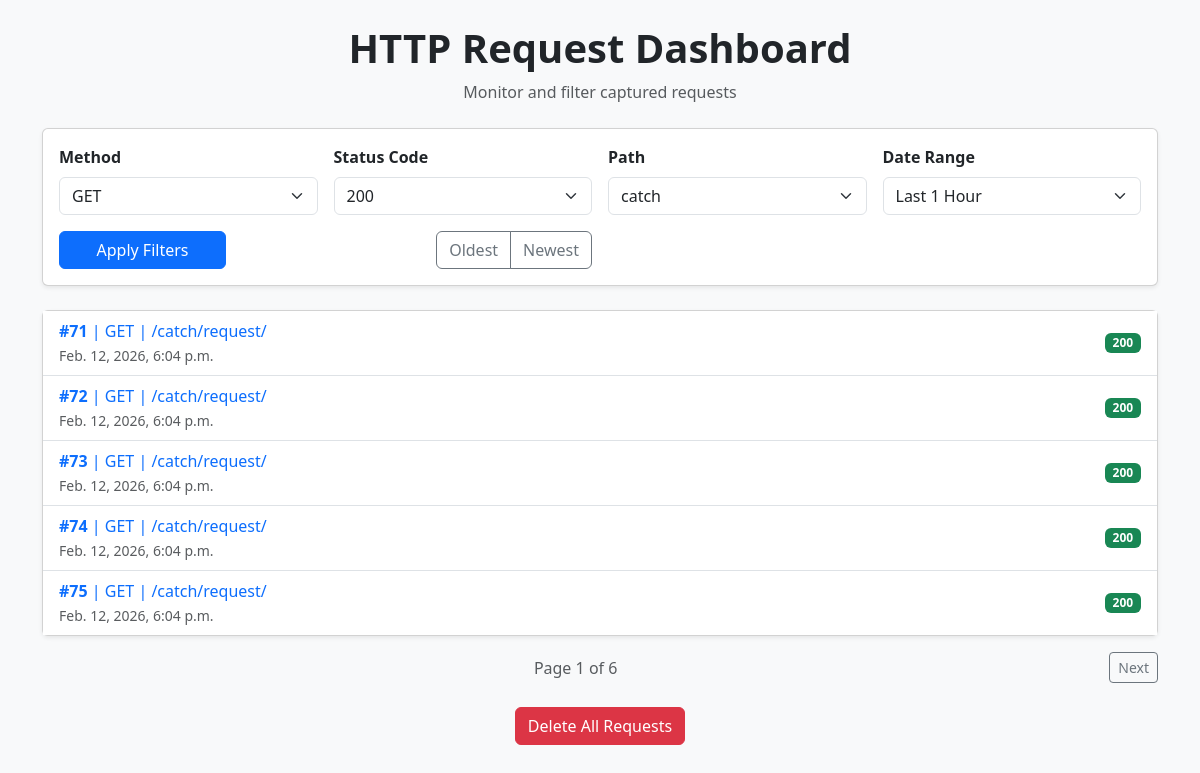
/view/allrequests/?sort=timestamp_asc, run on the app's committed database.
### webhooks/models.py (models this page shows, shortened)
class HttpRequest(models.Model):
    timestamp = models.DateTimeField("Request Date and Time")
    http_method = models.CharField(max_length=200)
    response_status = models.IntegerField(null=True, blank=True)
    content_type = models.TextField(null=True, blank=True)
    ip_addr = models.GenericIPAddressField(null=True, blank=True)
    headers = models.TextField()
    path = models.CharField(max_length=200)
    query_params = models.TextField(null=True, blank=True)
    request_body = models.TextField(null=True, blank=True)

### webhooks/views.py (the view)
# urls.py: path('allrequests/', views.viewRequests, name="getAllRequests"),
def viewRequests(request):
    query_params = request.GET.copy()
    allrecords = HttpRequest.objects.all().order_by("-timestamp")
    method = request.GET.get("Method")
    status = request.GET.get("Status Code")
    path  = request.GET.get("Path")
    date_filter = request.GET.get("Date Range")
    sortType = request.GET.get("sort")
    if 'page' in query_params:
        query_params.pop('page')
    if method:
        allrecords = allrecords.filter(http_method=method)
    if status:
        allrecords = allrecords.filter(response_status = status)
    if path:
        path = "/" + path
        allrecords = allrecords.filter(path__startswith = path)
    allrecords = date_query_set(date_filter, allrecords)
    if sortType == "timestamp_asc":
        allrecords = allrecords.order_by("timestamp")
    paginator = Paginator(allrecords, 5)
    page_number = request.GET.get('page')
    page_obj = paginator.get_page(page_number)
    filters = {
        'Method': ['GET', 'POST', 'DELETE', 'PUT'],
        'Status Code': [200, 404, 400],
        'Path': ['catch', 'admin'],
        'Date Range': ["Last 1 Hour", "Last 24 Hours", "Last 7 Days", "Last 30 Days"]
    }
    return render(request, "index.html", {"page_obj": page_obj, "records": page_obj.object_list, "filters": filters, "active_method": method, "query_params": query_params.urlencode()})

### webhooks/views.py (called while the page is built)
def date_query_set(filter, allrecords):
    curr = timezone.now()
    filters = {
        "Last 1 Hour": timedelta(hours=1),
        "Last 24 Hours": timedelta(hours=24),
        "Last 7 Days": timedelta(days=7),
        "Last 30 Days": timedelta(days=30)
    }
    delta = filters.get(filter)
    if not delta:
        return allrecords
    cutoff = curr - delta
    return allrecords.filter(timestamp__gte = cutoff)

### webhooks/templates/index.html (shortened to what this page needs)
{% load bootstrap5 %}
<!DOCTYPE html>
<html lang="en">
<head>
    {% bootstrap_css %}
</head>
<body class="bg-light">
<div class="container py-4">
    <div class="text-center mb-4">
        <h1 class="fw-bold">HTTP Request Dashboard</h1>
        <p class="text-muted">Monitor and filter captured requests</p>
    </div>
    <div class="card shadow-sm mb-4">
        <div class="card-body">
            <form method="get">
                <div class="row g-3 align-items-end">
                    {% for key, values in filters.items %}
                        <div class="col-md-3">
                            <label class="form-label fw-semibold">{{ key }}</label>
                            <select name="{{ key }}" id="{{ key }}" class="form-select">
                                {% for val in values %}
                                    <option value="{{val}}" {% if val == active_method %} selected {% endif %}>
                                        {{ val }}
                                    </option>
                                {% endfor %}
                            </select>
                        </div>
                    {% endfor %}
                    <div class="col-md-2">
                        <button type="submit" class="btn btn-primary w-100">
                            Apply Filters
                        </button>
                    </div>
                    <div class="col-md-4 text-md-end">
                        <div class="btn-group">
                            <a href="?sort=timestamp_asc" class="btn btn-outline-secondary">
                                Oldest
                            </a>
                            <a href="?sort=timestamp_desc" class="btn btn-outline-secondary">
                                Newest
                            </a>
                        </div>
                    </div>
                </div>
            </form>
        </div>
    </div>
    <div class="card shadow-sm">
        <div class="card-body p-0">
            <ul class="list-group list-group-flush">
                {% for req in records %}
                    <li class="list-group-item d-flex justify-content-between align-items-center">
                        <div>
                            <a href="{% url 'getRequest' req.id %}" class="text-decoration-none">
                                <strong>#{{ req.id }}</strong> |
                                {{ req.http_method }} |
                                {{ req.path }}
                                <br>
                                <small class="text-muted">
                                    {{ req.timestamp }}
                                </small>
                            </a>
                        </div>
                        <span class="badge
                            {% if req.response_status < 300 %}
                                bg-success
                            {% elif req.response_status < 500 %}
                                bg-warning text-dark
                            {% else %}
                                bg-danger
                            {% endif %}
                        ">
                            {{ req.response_status }}
                        </span>
                    </li>
                {% empty %}
                    <li class="list-group-item text-center text-muted">
                        No requests captured yet.
                    </li>
                {% endfor %}
            </ul>
        </div>
    </div>
    <div class="d-flex justify-content-between align-items-center mt-3">
        <div>
            <span class="text-muted">
                Page {{ page_obj.number }} of {{ page_obj.paginator.num_pages }}
            </span>
        </div>
        <div>
            {% if page_obj.has_next %}
                <a class="btn btn-outline-secondary btn-sm"
                   href="?{{ query_params }}&page={{ page_obj.next_page_number }}">
                    Next
                </a>
            {% endif %}
        </div>
    </div>
    <div class="text-center mt-4">
        <form method="POST" action="{% url 'delete_all' %}">
            <button type="submit" class="btn btn-danger">
                Delete All Requests
            </button>
        </form>
    </div>
</div>
</body>
</html>

### data on the page
HttpRequest: id "71", http_method "GET", path "/catch/request/", timestamp "Feb. 12, 2026, 6:04 p.m.", response_status "200"
HttpRequest: id "72", http_method "GET", path "/catch/request/", timestamp "Feb. 12, 2026, 6:04 p.m.", response_status "200"
HttpRequest: id "73", http_method "GET", path "/catch/request/", timestamp "Feb. 12, 2026, 6:04 p.m.", response_status "200"
HttpRequest: id "74", http_method "GET", path "/catch/request/", timestamp "Feb. 12, 2026, 6:04 p.m.", response_status "200"
HttpRequest: id "75", http_method "GET", path "/catch/request/", timestamp "Feb. 12, 2026, 6:04 p.m.", response_status "200"

### other printed values
{{ key }} "Method" "Status Code" "Path" "Date Range"
{{ page_obj.number }} "1"
{{ page_obj.paginator.num_pages }} "6"
form field Method "GET"
form field value "200"
form field Path "catch"
form field value "Last 1 Hour"
